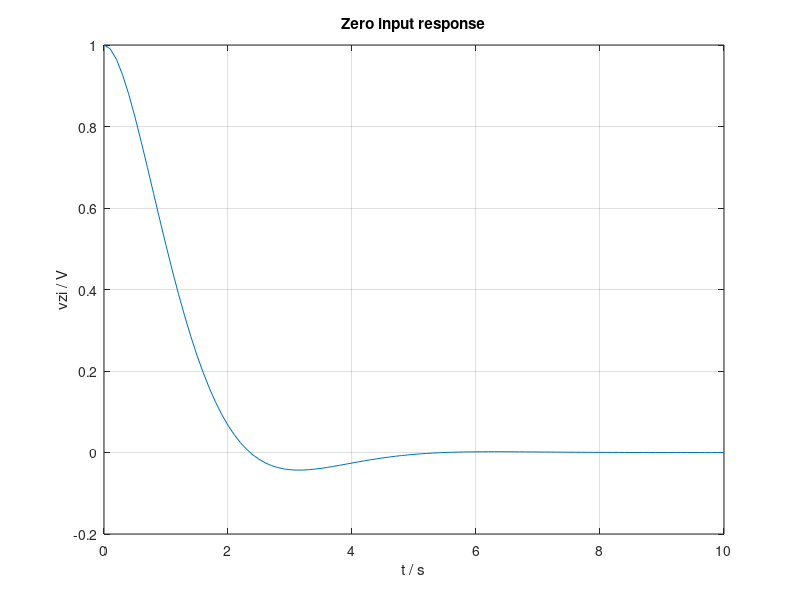
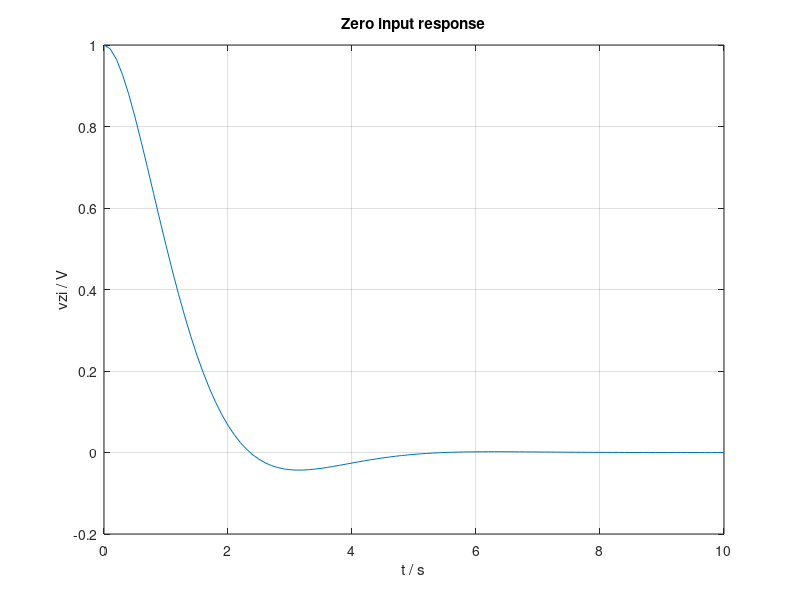

Recreate these plots in MATLAB, in order.
clear all
close all
clc

%% Q5
A = [0 1;-2 -2];
B = [0;1];
C = [2 0];
D = [0];
x0 = [1/2;0];
i=1;
for t = 0:0.1:10
    vzi(i) = C*expm(A.*t)*x0;
    i=1+i;
end
t = 0:0.1:10;
figure(1);
plot(t,vzi);
title('Zero input response')
xlabel('t / s');
ylabel('vzi / V');
grid on;
vzi2 = vzi(21)

%% Q7
T = 0:0.1:10;
V = zeros(length(T),1);
sys = ss(A,B,C,D);
Vzi = lsim(sys,V,T,x0);
figure(2);
plot(T,Vzi);
title('Zero input response');
xlabel('t / s');
ylabel('vzi / V');
grid on;

